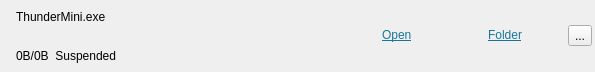
<?xml version="1.0" encoding="UTF-8"?>
<ui version="4.0">
 <class>DownloaderChildWidget</class>
 <widget class="QWidget" name="DownloaderChildWidget">
  <property name="geometry">
   <rect>
    <x>0</x>
    <y>0</y>
    <width>595</width>
    <height>72</height>
   </rect>
  </property>
  <property name="sizePolicy">
   <sizepolicy hsizetype="Expanding" vsizetype="Preferred">
    <horstretch>0</horstretch>
    <verstretch>0</verstretch>
   </sizepolicy>
  </property>
  <property name="minimumSize">
   <size>
    <width>0</width>
    <height>0</height>
   </size>
  </property>
  <property name="maximumSize">
   <size>
    <width>16777215</width>
    <height>16777215</height>
   </size>
  </property>
  <property name="windowTitle">
   <string>Form</string>
  </property>
  <layout class="QHBoxLayout" name="horizontalLayout_2">
   <property name="leftMargin">
    <number>3</number>
   </property>
   <property name="topMargin">
    <number>0</number>
   </property>
   <property name="rightMargin">
    <number>3</number>
   </property>
   <property name="bottomMargin">
    <number>0</number>
   </property>
   <item>
    <widget class="QLabel" name="fileIcon">
     <property name="text">
      <string/>
     </property>
     <property name="pixmap">
      <pixmap>:/images/gtk-stop.png</pixmap>
     </property>
    </widget>
   </item>
   <item>
    <layout class="QVBoxLayout" name="verticalLayout_2">
     <item>
      <widget class="QLabel" name="label">
       <property name="sizePolicy">
        <sizepolicy hsizetype="Minimum" vsizetype="Preferred">
         <horstretch>0</horstretch>
         <verstretch>0</verstretch>
        </sizepolicy>
       </property>
       <property name="minimumSize">
        <size>
         <width>200</width>
         <height>0</height>
        </size>
       </property>
       <property name="text">
        <string>ThunderMini.exe</string>
       </property>
      </widget>
     </item>
     <item>
      <widget class="QLabel" name="transferStatusLabel">
       <property name="text">
        <string>0B/0B  Suspended</string>
       </property>
      </widget>
     </item>
    </layout>
   </item>
   <item>
    <layout class="QVBoxLayout" name="verticalLayout">
     <item>
      <spacer name="verticalSpacer">
       <property name="orientation">
        <enum>Qt::Vertical</enum>
       </property>
       <property name="sizeType">
        <enum>QSizePolicy::Fixed</enum>
       </property>
       <property name="sizeHint" stdset="0">
        <size>
         <width>20</width>
         <height>10</height>
        </size>
       </property>
      </spacer>
     </item>
     <item>
      <layout class="QHBoxLayout" name="horizontalLayout">
       <item>
        <spacer name="horizontalSpacer_3">
         <property name="orientation">
          <enum>Qt::Horizontal</enum>
         </property>
         <property name="sizeHint" stdset="0">
          <size>
           <width>40</width>
           <height>20</height>
          </size>
         </property>
        </spacer>
       </item>
       <item>
        <widget class="QLabel" name="label_2">
         <property name="sizePolicy">
          <sizepolicy hsizetype="Fixed" vsizetype="Fixed">
           <horstretch>24</horstretch>
           <verstretch>24</verstretch>
          </sizepolicy>
         </property>
         <property name="text">
          <string/>
         </property>
         <property name="pixmap">
          <pixmap resource="../resources.qrc">:/resources/images/open.png</pixmap>
         </property>
        </widget>
       </item>
       <item>
        <widget class="QLabel" name="openFileLabel">
         <property name="sizePolicy">
          <sizepolicy hsizetype="Fixed" vsizetype="Fixed">
           <horstretch>24</horstretch>
           <verstretch>24</verstretch>
          </sizepolicy>
         </property>
         <property name="text">
          <string>&lt;html&gt;&lt;head/&gt;&lt;body&gt;&lt;p&gt;&lt;a href=&quot;#clear&quot;&gt;&lt;span style=&quot; text-decoration: underline; color:#19779b;&quot;&gt;Open&lt;/span&gt;&lt;/a&gt;&lt;/p&gt;&lt;/body&gt;&lt;/html&gt;</string>
         </property>
        </widget>
       </item>
       <item>
        <spacer name="horizontalSpacer">
         <property name="orientation">
          <enum>Qt::Horizontal</enum>
         </property>
         <property name="sizeType">
          <enum>QSizePolicy::Fixed</enum>
         </property>
         <property name="sizeHint" stdset="0">
          <size>
           <width>40</width>
           <height>20</height>
          </size>
         </property>
        </spacer>
       </item>
       <item>
        <widget class="QLabel" name="label_3">
         <property name="sizePolicy">
          <sizepolicy hsizetype="Fixed" vsizetype="Fixed">
           <horstretch>16</horstretch>
           <verstretch>16</verstretch>
          </sizepolicy>
         </property>
         <property name="maximumSize">
          <size>
           <width>24</width>
           <height>24</height>
          </size>
         </property>
         <property name="text">
          <string/>
         </property>
         <property name="pixmap">
          <pixmap resource="../resources.qrc">:/resources/images/document-open-folder.png</pixmap>
         </property>
         <property name="scaledContents">
          <bool>true</bool>
         </property>
        </widget>
       </item>
       <item>
        <widget class="QLabel" name="openFolderLabel">
         <property name="sizePolicy">
          <sizepolicy hsizetype="Fixed" vsizetype="Fixed">
           <horstretch>24</horstretch>
           <verstretch>24</verstretch>
          </sizepolicy>
         </property>
         <property name="text">
          <string>&lt;html&gt;&lt;head/&gt;&lt;body&gt;&lt;p&gt;&lt;a href=&quot;#clear&quot;&gt;&lt;span style=&quot; text-decoration: underline; color:#19779b;&quot;&gt;Folder&lt;/span&gt;&lt;/a&gt;&lt;/p&gt;&lt;/body&gt;&lt;/html&gt;</string>
         </property>
        </widget>
       </item>
       <item>
        <spacer name="horizontalSpacer_2">
         <property name="orientation">
          <enum>Qt::Horizontal</enum>
         </property>
         <property name="sizeType">
          <enum>QSizePolicy::Fixed</enum>
         </property>
         <property name="sizeHint" stdset="0">
          <size>
           <width>40</width>
           <height>20</height>
          </size>
         </property>
        </spacer>
       </item>
       <item>
        <widget class="QToolButton" name="trashTaskBtn">
         <property name="text">
          <string>...</string>
         </property>
         <property name="icon">
          <iconset resource="../resources.qrc">
           <normaloff>:/resources/images/user-trash.png</normaloff>:/resources/images/user-trash.png</iconset>
         </property>
        </widget>
       </item>
      </layout>
     </item>
     <item>
      <spacer name="verticalSpacer_2">
       <property name="orientation">
        <enum>Qt::Vertical</enum>
       </property>
       <property name="sizeType">
        <enum>QSizePolicy::Fixed</enum>
       </property>
       <property name="sizeHint" stdset="0">
        <size>
         <width>20</width>
         <height>10</height>
        </size>
       </property>
      </spacer>
     </item>
    </layout>
   </item>
  </layout>
 </widget>
 <resources>
  <include location="../resources.qrc"/>
 </resources>
 <connections/>
</ui>
